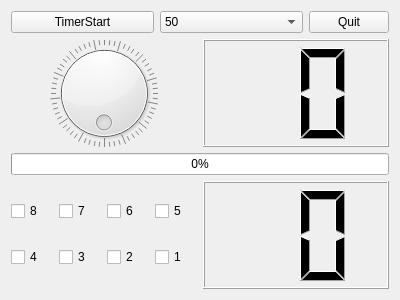
<?xml version="1.0" encoding="UTF-8"?>
<ui version="4.0">
 <class>Tab1DeviceControl</class>
 <widget class="QWidget" name="Tab1DeviceControl">
  <property name="geometry">
   <rect>
    <x>0</x>
    <y>0</y>
    <width>400</width>
    <height>300</height>
   </rect>
  </property>
  <property name="windowTitle">
   <string>Form</string>
  </property>
  <layout class="QVBoxLayout" name="verticalLayout_2">
   <item>
    <layout class="QVBoxLayout" name="verticalLayout" stretch="1,4,1,4">
     <item>
      <layout class="QHBoxLayout" name="horizontalLayout" stretch="2,2,1">
       <item>
        <widget class="QPushButton" name="pPBtimerStart">
         <property name="text">
          <string>TimerStart</string>
         </property>
         <property name="checkable">
          <bool>true</bool>
         </property>
        </widget>
       </item>
       <item>
        <widget class="QComboBox" name="pCBtimerValue">
         <item>
          <property name="text">
           <string>50</string>
          </property>
         </item>
         <item>
          <property name="text">
           <string>100</string>
          </property>
         </item>
         <item>
          <property name="text">
           <string>500</string>
          </property>
         </item>
         <item>
          <property name="text">
           <string>1000</string>
          </property>
         </item>
         <item>
          <property name="text">
           <string>2000</string>
          </property>
         </item>
        </widget>
       </item>
       <item>
        <widget class="QPushButton" name="pPBquit">
         <property name="text">
          <string>Quit</string>
         </property>
        </widget>
       </item>
      </layout>
     </item>
     <item>
      <layout class="QHBoxLayout" name="horizontalLayout_2">
       <item>
        <widget class="QDial" name="pDialLed">
         <property name="maximum">
          <number>255</number>
         </property>
         <property name="value">
          <number>0</number>
         </property>
         <property name="wrapping">
          <bool>true</bool>
         </property>
         <property name="notchesVisible">
          <bool>true</bool>
         </property>
        </widget>
       </item>
       <item>
        <widget class="QLCDNumber" name="pLcdNumberLed">
         <property name="smallDecimalPoint">
          <bool>false</bool>
         </property>
         <property name="digitCount">
          <number>2</number>
         </property>
         <property name="mode">
          <enum>QLCDNumber::Mode::Hex</enum>
         </property>
         <property name="segmentStyle">
          <enum>QLCDNumber::SegmentStyle::Filled</enum>
         </property>
        </widget>
       </item>
      </layout>
     </item>
     <item>
      <layout class="QHBoxLayout" name="horizontalLayout_3">
       <item>
        <widget class="QProgressBar" name="pProgressBarLed">
         <property name="maximum">
          <number>255</number>
         </property>
         <property name="value">
          <number>0</number>
         </property>
         <property name="alignment">
          <set>Qt::AlignmentFlag::AlignCenter</set>
         </property>
         <property name="textVisible">
          <bool>true</bool>
         </property>
         <property name="orientation">
          <enum>Qt::Orientation::Horizontal</enum>
         </property>
        </widget>
       </item>
      </layout>
     </item>
     <item>
      <layout class="QHBoxLayout" name="horizontalLayout_5">
       <item>
        <layout class="QGridLayout" name="gridLayout">
         <item row="1" column="1">
          <widget class="QCheckBox" name="pCBkey3">
           <property name="text">
            <string>3</string>
           </property>
          </widget>
         </item>
         <item row="1" column="2">
          <widget class="QCheckBox" name="pCBkey2">
           <property name="text">
            <string>2</string>
           </property>
          </widget>
         </item>
         <item row="0" column="3">
          <widget class="QCheckBox" name="pCBkey5">
           <property name="text">
            <string>5</string>
           </property>
          </widget>
         </item>
         <item row="1" column="0">
          <widget class="QCheckBox" name="pCBkey4">
           <property name="text">
            <string>4</string>
           </property>
          </widget>
         </item>
         <item row="0" column="1">
          <widget class="QCheckBox" name="pCBkey7">
           <property name="text">
            <string>7</string>
           </property>
          </widget>
         </item>
         <item row="1" column="3">
          <widget class="QCheckBox" name="pCBkey1">
           <property name="text">
            <string>1</string>
           </property>
          </widget>
         </item>
         <item row="0" column="0">
          <widget class="QCheckBox" name="pCBkey8">
           <property name="text">
            <string>8</string>
           </property>
          </widget>
         </item>
         <item row="0" column="2">
          <widget class="QCheckBox" name="pCBkey6">
           <property name="text">
            <string>6</string>
           </property>
          </widget>
         </item>
        </layout>
       </item>
       <item>
        <widget class="QLCDNumber" name="pLcdNumberKey">
         <property name="smallDecimalPoint">
          <bool>false</bool>
         </property>
         <property name="digitCount">
          <number>2</number>
         </property>
         <property name="mode">
          <enum>QLCDNumber::Mode::Hex</enum>
         </property>
         <property name="segmentStyle">
          <enum>QLCDNumber::SegmentStyle::Filled</enum>
         </property>
        </widget>
       </item>
      </layout>
     </item>
    </layout>
   </item>
  </layout>
 </widget>
 <resources/>
 <connections>
  <connection>
   <sender>pDialLed</sender>
   <signal>valueChanged(int)</signal>
   <receiver>pLcdNumberLed</receiver>
   <slot>display(int)</slot>
   <hints>
    <hint type="sourcelabel">
     <x>139</x>
     <y>108</y>
    </hint>
    <hint type="destinationlabel">
     <x>252</x>
     <y>104</y>
    </hint>
   </hints>
  </connection>
  <connection>
   <sender>pDialLed</sender>
   <signal>valueChanged(int)</signal>
   <receiver>pProgressBarLed</receiver>
   <slot>setValue(int)</slot>
   <hints>
    <hint type="sourcelabel">
     <x>91</x>
     <y>160</y>
    </hint>
    <hint type="destinationlabel">
     <x>91</x>
     <y>283</y>
    </hint>
   </hints>
  </connection>
 </connections>
</ui>
